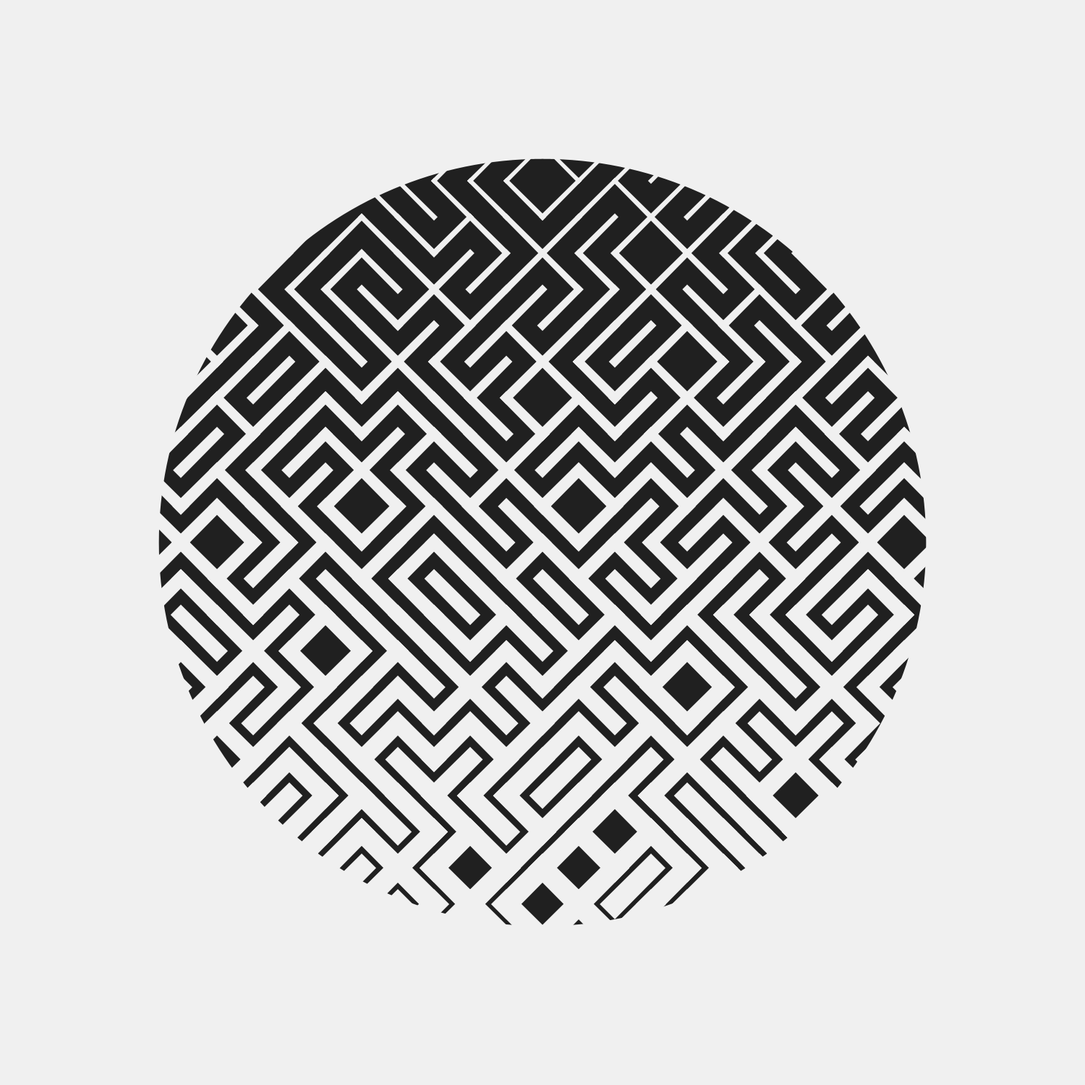
Frame 1 (no input)
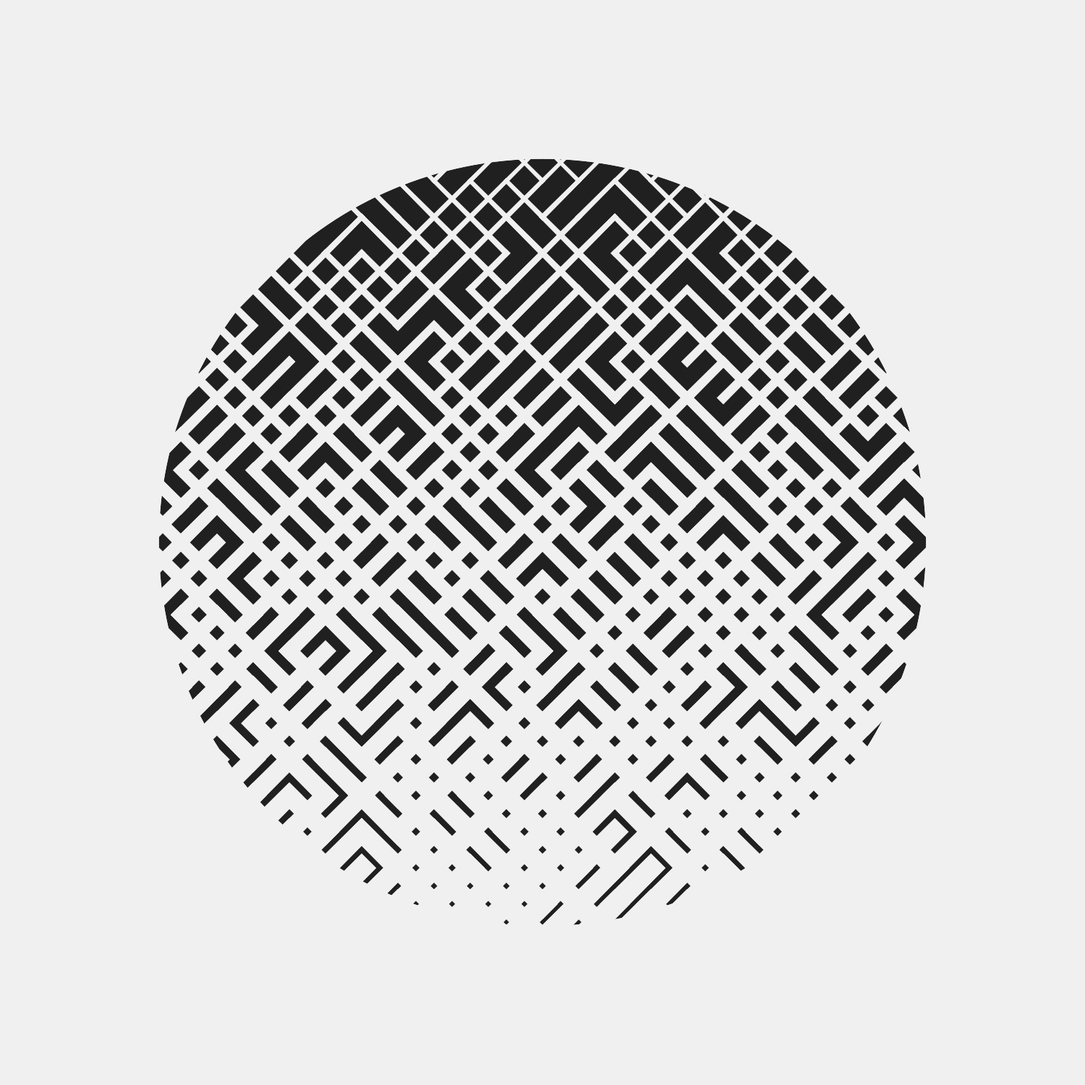
Frame 2 (the mouse pressed at the canvas centre, redrawn once)

The Processing sketch that drew these frames (run headless with seeded random() and noise(); the mouse was pressed at the canvas centre and the sketch redrawn once):

// Processing sketch: tenPrintMinimal
// ── tenPrintMinimal.pde
/*
Inspired by:
 10 PRINT CHR$(205.5+RND(1)); : GOTO 10
 
 Sketch by:
 Jacob Joaquin
 jacobjoaquin@gmail.com
 twitter @jacobjoaquin
 */

int tileSize_x = 50;
int tileSize_y = 50;
int nTiles_x;
int nTiles_y;
float odds = 0.5;
color c2 = color(32);
color c1 = color(240);

void customMask(PGraphics src, PGraphics mask) {
  PImage img = src.get();
  customMask(img, mask.get());
  src.beginDraw();
  src.clear();
  src.image(img, 0, 0);
  src.endDraw();
}

void customMask(PImage src, PImage mask) {
  int nPixels = src.width * src.height;

  src.loadPixels();
  mask.loadPixels();
  for (int i = 0; i < nPixels; i++) {
    color s = src.pixels[i];
    color m = mask.pixels[i];
    float sa = (s >> 24) & 0xFF;
    float ma = ((m >> 24) & 0xFF) / 255.0;
    sa *= ma;
    src.pixels[i] = (s & 0xFFFFFF) | (int(sa) << 24);
  }
  src.updatePixels();
}

void noiseify(float amt) {
  loadPixels();
  float imgSize = width * height;
  for (int i = 0; i < imgSize; i++) {
    color c = pixels[i];  
    float bright = brightness(c);
    float rnd = random(-amt, amt);
    pixels[i] = color(bright + rnd);
  }
  updatePixels();
}

void setup() {
  size(1500, 1500);
  nTiles_x = (int) (width / tileSize_x);
  nTiles_y = (int) (width / tileSize_y);
  background(c2);
  fill(c1);
  noStroke();
  noLoop();
  smooth();
}

void draw() {
  doMaze();

  PGraphics mask = createGraphics(width, height);
  mask.beginDraw();
  mask.clear();
  mask.noStroke();
  mask.fill(255);
  mask.ellipse(width / 2.0, height / 2.0, sqrt(2) * width * 0.5, sqrt(2) * height * 0.5);
  mask.endDraw();

  PGraphics src = createGraphics(width, height);
  src.beginDraw();
  src.clear();
  src.image(g.get(), 0, 0);
  src.endDraw();

  customMask(src, mask);
  background(c1);
  image(src, 0, 0);
}

void keyPressed() {
  if (key == 'q') {
    resizeTile(0.5);
  }

  if (key == 'w') {
    resizeTile(2);
  }

  if (key == 's') {
    noiseify(8);
  } else {
    background(c2);
    redraw();
  }
}

void resizeTile(float v) {
  tileSize_x /= v;
  tileSize_y /= v;
  nTiles_x = (int) (width / tileSize_x);
  nTiles_y = (int) (width / tileSize_y);
}

void doMaze() {
  for (int i = -1; i < nTiles_x + 1; i++) {
    for (int j = -1; j < nTiles_y + 1; j++) {
      int x1 = i * tileSize_x;
      int y1 = j * tileSize_y;
      int x2 = x1;
      int y2 = y1 + tileSize_y;
      float d = height / (tileSize_y / 2);
      ;
      float n = y1 / d;
      float x = y2 / d;

      if (random(1.0) > odds) {
        x1 += tileSize_x;
        quad(x1, y1 - n, x1 + n, y1, x2, y2 + x, x2 - x, y2);
      } else {
        x2 += tileSize_x;
        quad(x1 - n, y1, x1, y1 - n, x2 + x, y2, x2, y2 + x);
      }
    }
  }
}
